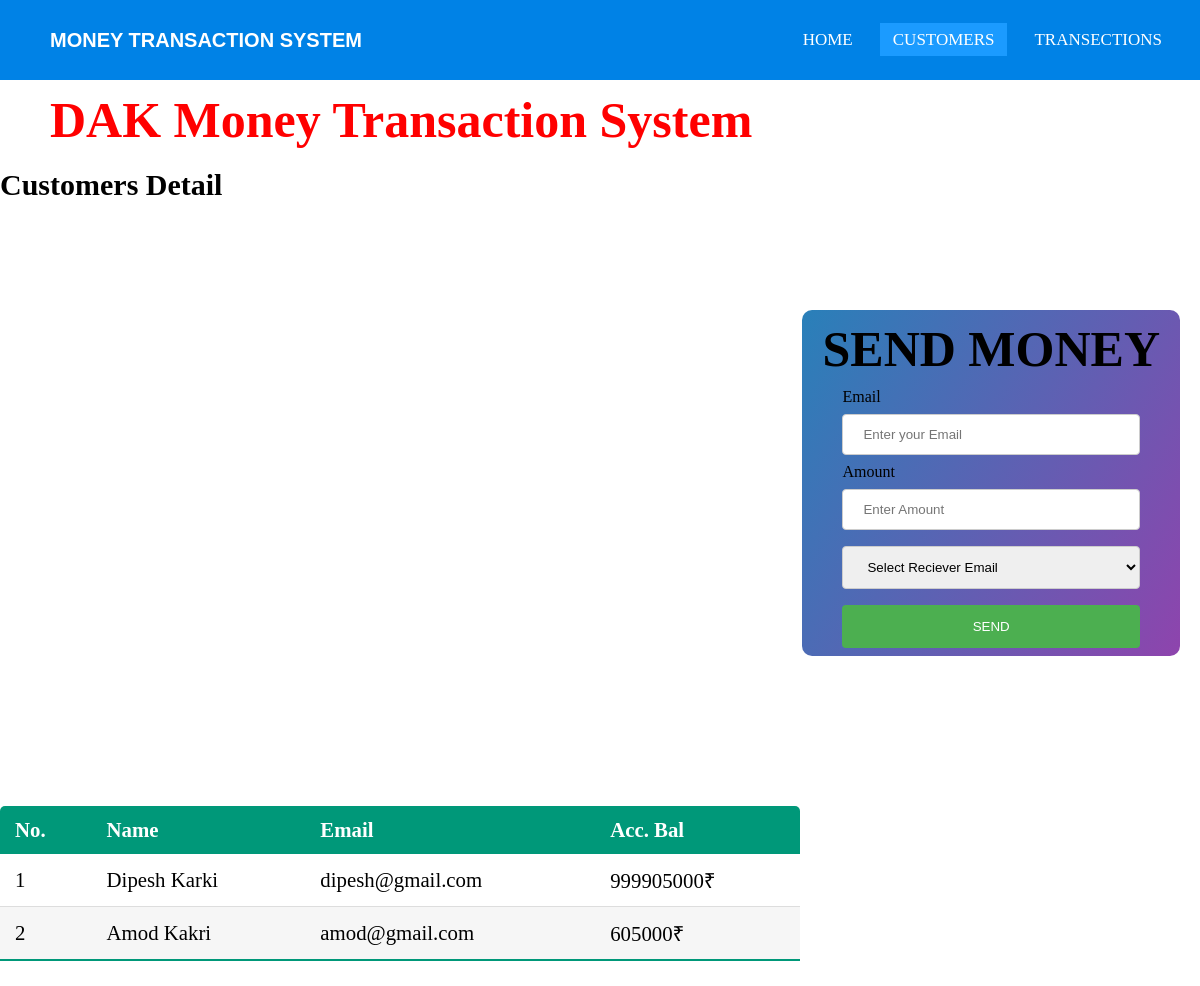
The app's page /customers/ with its own data.
### profiles/models.py (models this page shows)
class customerdetail(models.Model):
    name = models.CharField(max_length=30)
    email = models.EmailField(max_length=30)
    avail_bal = models.IntegerField()
    class Meta:
        db_table='customers'

### profiles/views.py (the view, shortened to what this page needs)
# urls.py: path(r'customers/',views.customers,name='customers'),
def customers(request):
    customers = customerdetail.objects.all()
    return render(request, 'profiles/customers.html', {'customers': customers})

### profiles/templates/profiles/customers.html (shortened to what this page needs)
{% load static %}
<!DOCTYPE html>
<html lang="en">
<head>
	<link rel="stylesheet" href="https://cdnjs.cloudflare.com/ajax/libs/font-awesome/4.7.0/css/font-awesome.min.css">
</head>
<body>
	<nav>
		<label class="logo">Money Transaction System</label>
		<ul>
			<li><a  href="{% url 'profiles:dashboard' %}">Home</a></li>
			<li><a class="active" href="/customers/">Customers</a></li>
			<li><a href="/trans/">Transections</a></li>
		</ul>
	</nav>
    <marquee>
	<label class="heading">DAK Money Transaction System</label><br>
    </marquee>
	<aside>
	<div class="center">
		<h2 class="t2">SEND MONEY</h2>
		<form method="post">{% csrf_token %}
		<div class="text-field">
			<label>Email</label>
			<input type="Email" name="semail" placeholder="Enter your Email">
		</div>
		<div class="text-field">
			<label>Amount</label>
			<input type="text" name="amt" placeholder="Enter Amount">
		</div>
			<select id="email" name="email">
				<option value="dipeshkarki6612@gmail.com">Select Reciever Email</option>
			</select><br>
			<input type="submit" name="submit" value="SEND">
		</form>
	</div>
	</aside>
	<section>
		<label class="t1">Customers Detail</label>
		<table class="table1">
			<thead>
				<tr>
					<th>No.</th>
					<th>Name</th>
					<th>Email</th>
					<th>Acc. Bal</th>
				</tr>
			</thead>
			<body>
				{% for i in customers %}
				<tr>
					<td>{{i.id}}</td>
					<td>{{i.name}}</td>
					<td>{{i.email}}</td>
					<td>{{i.avail_bal}}₹</td>
				</tr>
				{% endfor %}
			</body>
		</table>
	</section>
</body>
</html>

### profiles/templates/profiles/customers.html (style rules this page uses)
* { padding: 0; margin: 0; text-decoration: none; box-sizing: border-box; }
body { font-family: montserrat; }
nav { background: #0082e6; height: 80px; width: 100%; }
label.logo { font-family: sans-serif ,Arial, Helvetica; color: white; font-size: 20px; line-height: 80px; padding: 0 50px; font-weight: bold; text-transform: uppercase; }
nav ul { float: right; margin-right: 20px; }
nav ul li { display: inline-block; line-height: 80px; margin: 0 5px; }
nav ul li a { color: white; font-size: 17px; padding: 7px 13px; border: 3px; text-transform: uppercase; }
a.active,a:hover { background: #1b9bff; transition: .5s; }
.heading { color: red; font-size: 50px; line-height: 80px; padding: 0 50px; font-weight: bold; }
.t1 { color: black; font-size: 30px; line-height: 50px; font-weight: bold; }
.table1 { border-collapse: collapse; margin: 25px 0; font-size: 1.3em; min-width: 800px; border-radius: 5px 5px 0 0; overflow: hidden; box-shadow: 0 0 20px rbga(0, 0, 0, 0.15); }
.table1 thead tr { background-color: #009879; color: white; text-align: left; font-weight: bold; }
.table1 th, .table1 td { padding: 12px 15px; }
.table1 tbody tr { border-bottom: 1px solid #dddddd; }
.table1 tbody tr:nth-of-type(even) { background-color: #f3f3f3b6; }
.table1 tbody tr:last-of-type { border-bottom: 2px solid #009879; }
.center { position: relative; float:right ; background: linear-gradient(120deg,#2980b9, #8e44ad); overflow: hidden; margin: 150px 20px; border-radius: 10px; }
h2 { text-align: center; font-size: 50px; padding: 10px 20px; }
.center form { padding: 0 40px; box-sizing: border-box; }
input[type=text], #email,input[type=email] { width: 100%; padding: 12px 20px; margin: 8px 0; display: inline-block; border: 1px solid #ccc; border-radius: 4px; box-sizing: border-box; }
input[type=submit] { width: 100%; background-color: #4CAF50; color: white; padding: 14px 20px; margin: 8px 0; border: none; border-radius: 4px; cursor: pointer; }

### records on screen
customerdetail: id "1", name "Dipesh Karki", email "dipesh@gmail.com", avail_bal "999905000"
customerdetail: id "2", name "Amod Kakri", email "amod@gmail.com", avail_bal "605000"
